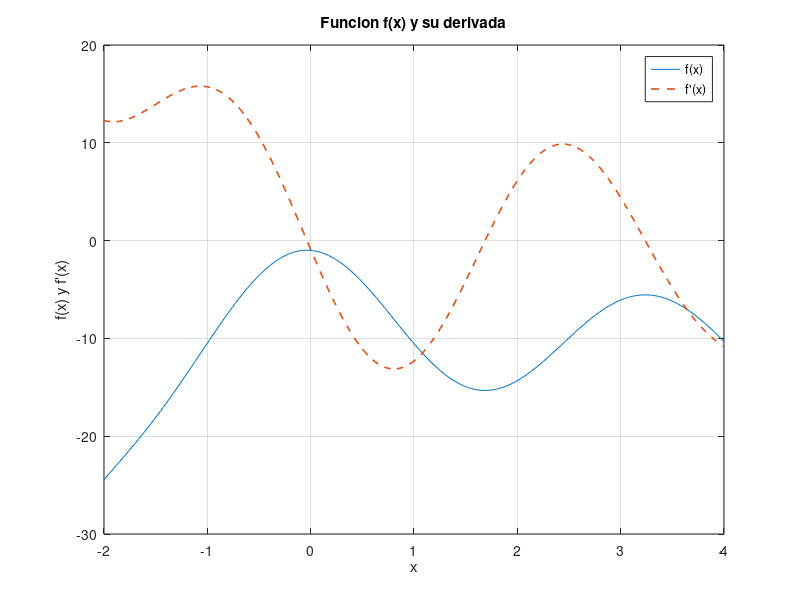
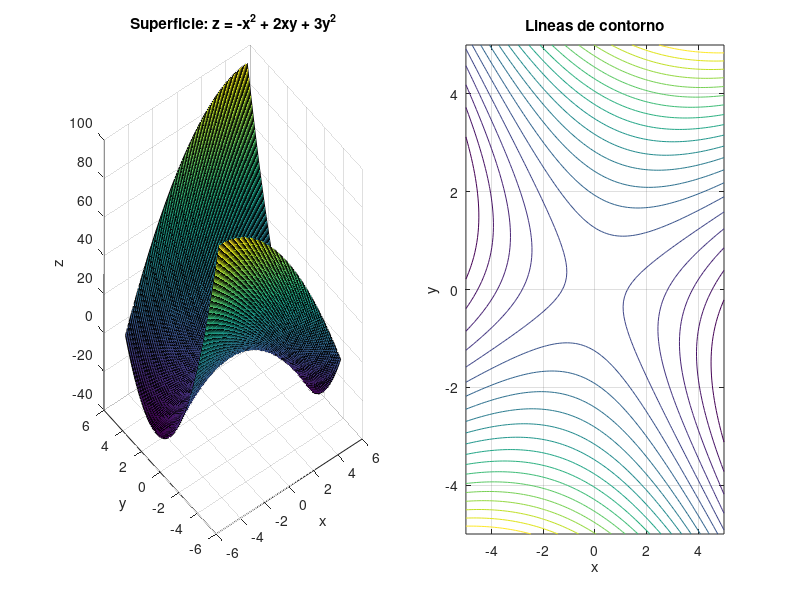
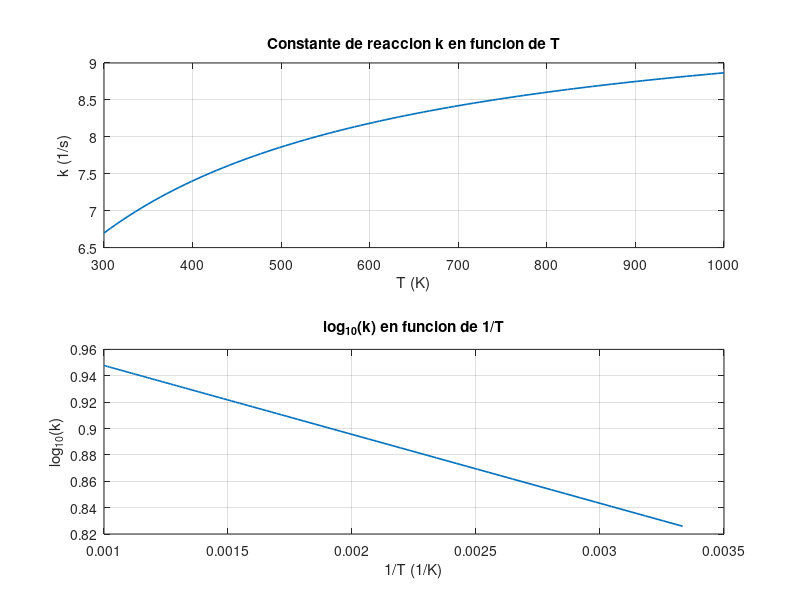
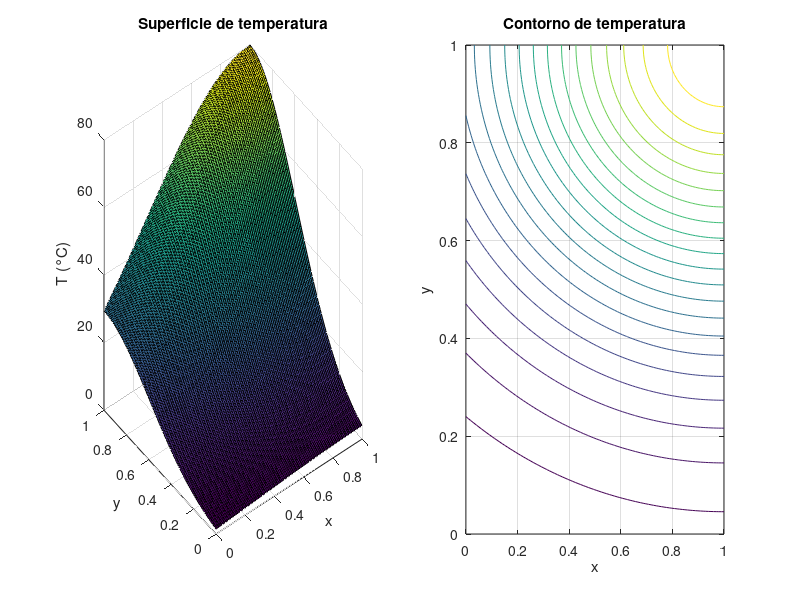

Here is the MATLAB script that generated these plots, in order:
%% PRACTICA DE AULA No 3
% MODULO 3: GRAFICOS EN MATLAB

% LINEA DE INICIALIZACION

clear
close
clc
format short

%%
% Ejercicio 1

% Se crea el vector x dentro del intervalo solicitado.
% La funcion se evalua elemento por elemento usando .^ y .*

x = linspace(-2,4,200);

f = x.^3 - 2*x.^2 - 10*(sin(x)).^2 - exp(0.9*x);

% Derivada calculada manualmente para no usar herramientas simbolicas:
% f'(x) = 3x^2 - 4x - 20sen(x)cos(x) - 0.9e^(0.9x)

df = 3*x.^2 - 4*x - 20*sin(x).*cos(x) - 0.9*exp(0.9*x);

figure(1)
plot(x,f,'-',x,df,'--','LineWidth',1.2)
grid on
xlabel('x')
ylabel('f(x) y f''(x)')
title('Funcion f(x) y su derivada')
legend('f(x)','f''(x)','Location','best')

% Se muestran algunos valores para verificar que los vectores se calcularon.

disp('Ejercicio 1: primeros valores de x, f(x) y f''(x)')
disp([x(1:5)' f(1:5)' df(1:5)'])

%%
% Ejercicio 2

% Se define una malla de puntos para x e y.
% Luego se calcula z en cada punto de la malla.

x = linspace(-5,5,100);
y = linspace(-5,5,100);
[X,Y] = meshgrid(x,y);

Z = -X.^2 + 2*X.*Y + 3*Y.^2;

figure(2)

subplot(1,2,1)
surf(X,Y,Z)
grid on
xlabel('x')
ylabel('y')
zlabel('z')
title('Superficie: z = -x^2 + 2xy + 3y^2')

subplot(1,2,2)
contour(X,Y,Z,20)
grid on
xlabel('x')
ylabel('y')
title('Lineas de contorno')

% Respuesta teorica del ejercicio.

disp('Ejercicio 2:')
disp('En un punto de silla, las lineas de contorno corresponden a hiperbolas.')
disp('Para z = 0 aparecen dos rectas que se cruzan en el origen.')

%%
% Ejercicio 3

% Datos de la ecuacion de Arrhenius.

Q = 1000;       % J/mol
k0 = 10;        % 1/s
R = 8.314;      % J/(mol*K)

% Se crea el vector de temperatura desde 300 K hasta 1000 K.

T = linspace(300,1000,100);

% Se calcula k para cada temperatura.

k = k0*exp(-Q./(R*T));

figure(3)

subplot(2,1,1)
plot(T,k,'LineWidth',1.2)
grid on
xlabel('T (K)')
ylabel('k (1/s)')
title('Constante de reaccion k en funcion de T')

subplot(2,1,2)
plot(1./T,log10(k),'LineWidth',1.2)
grid on
xlabel('1/T (1/K)')
ylabel('log_{10}(k)')
title('log_{10}(k) en funcion de 1/T')

% Se muestran algunos valores de k.

disp('Ejercicio 3: primeros valores de T y k')
disp([T(1:5)' k(1:5)'])

disp('Ejercicio 3: ultimos valores de T y k')
disp([T(end-4:end)' k(end-4:end)'])

%%
% Ejercicio 4

% La placa cuadrada se toma en el intervalo 0 <= x <= 1 y 0 <= y <= 1.

x = linspace(0,1,100);
y = linspace(0,1,100);
[X,Y] = meshgrid(x,y);

Temp = 80*exp(-(X-1).^2).*exp(-3*(Y-1).^2);

figure(4)

subplot(1,2,1)
surf(X,Y,Temp)
grid on
xlabel('x')
ylabel('y')
zlabel('T (°C)')
title('Superficie de temperatura')

subplot(1,2,2)
contour(X,Y,Temp,20)
grid on
xlabel('x')
ylabel('y')
title('Contorno de temperatura')

% Temperatura en la esquina x = 0, y = 0.

T00 = 80*exp(-(0-1)^2)*exp(-3*(0-1)^2);

fprintf('Ejercicio 4: temperatura en x = 0, y = 0: %.4f °C\n',T00)

%%
% Ejercicio 5

% Se crean los vectores de acuerdo con los intervalos dados.

x = linspace(-2*pi,2*pi,120);
y = linspace(-pi,pi,120);
[X,Y] = meshgrid(x,y);

% Se calcula la funcion z usando operaciones elemento a elemento.

Z = -cos(X).*cos(sqrt(X.^2 + Y.^2)).*exp(-abs(0.2*X));

figure(5)
surf(X,Y,Z)
grid on
xlabel('x')
ylabel('y')
zlabel('z')
title('Grafica de superficie 3D con surf')
